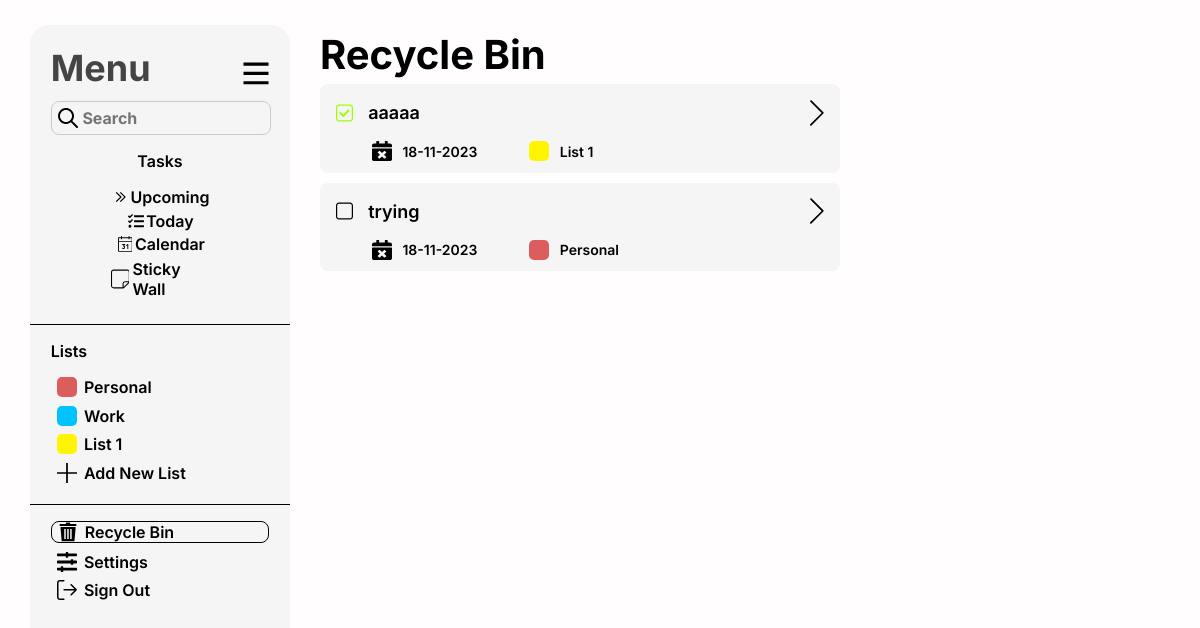
The page /index/todo_page/RecycleBin on the database as committed earlier.
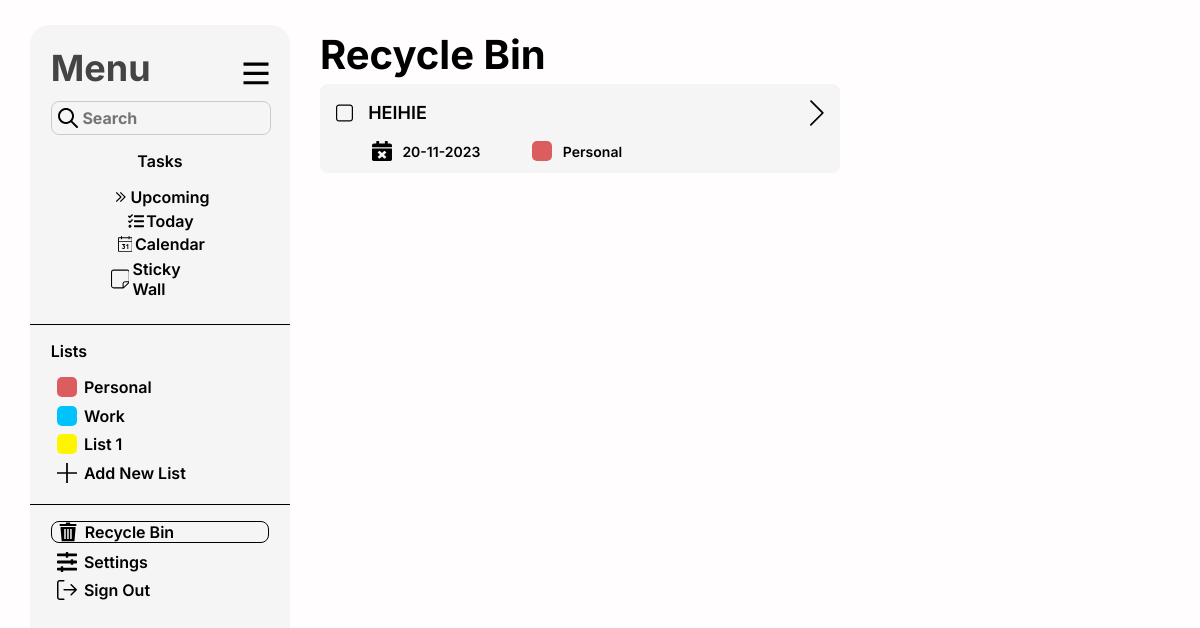
The same page on the database as committed later.
### playground/models.py (models this page shows, shortened)
class DeletedTask(models.Model):
    original_task = models.OneToOneField(Todo, on_delete=models.CASCADE, primary_key=True)
    deletion_date = models.DateTimeField(auto_now_add=True)

class Todo(models.Model):
    date_created = models.DateField()
    due_date = models.DateField(default='0000-00-00')
    task_Text = models.CharField(max_length=50)
    task_Descr = models.CharField(default='Default Decription',max_length=150)
    task_List = models.CharField(default='List 1', max_length=10)
    task_Progress = models.CharField(default='Incomplete',max_length=15)
    isDone = models.BooleanField(default=False)
    is_in_recycle_bin = models.BooleanField(default=False)

### playground/views.py (the view)
# urls.py: path('index/todo_page/RecycleBin', views.view_RecycleBin, name="RecycleBin_page"),
def view_RecycleBin(request):
    Recycled_Tasks = DeletedTask.objects.all()
    return render(request, 'RecycleBin.html',{'Recycled_Tasks':Recycled_Tasks})

### playground/templates/RecycleBin.html (shortened to what this page needs)
{% extends 'base_layout.html' %}
{% load static %}
{% block Selected_RecycleBin %}class="Selected"{% endblock %}
{% block Active %}
      <div class="Active">
        <h1 class="Title">Recycle Bin</h1>
        <div class="Upcoming-Tasks">
          {% for task in Recycled_Tasks %}
          <div class="Upcoming-Task" id="Upcoming-Task" task_id="{{task.pk}}">
            <div class="task_txt_div" data-task-id="{{task.pk}}">
                {% if task.original_task.isDone %}
                <svg id="isDone-Icon" class="isDone-Icon" task_id="{{task.pk}}" xmlns="http://www.w3.org/2000/svg" width="20" height="20" viewBox="0 0 20 20" fill="none">
                    <path d="M3.53811 0C1.59417 0 0 1.58715 0 3.54143L0 16.4586C0 18.4129 1.59417 20 3.53811 20H16.4619C18.4058 20 20 18.4129 20 16.4586V3.54143C20 1.58715 18.4058 0 16.4619 0L3.53811 0ZM3.53811 1.42286H16.4619C17.6569 1.42286 18.5884 2.35715 18.5884 3.54143V16.4586C18.5884 17.6429 17.6569 18.5771 16.4619 18.5771H3.53811C3.25981 18.5819 2.9834 18.5305 2.72503 18.4261C2.46665 18.3217 2.23151 18.1662 2.03344 17.9689C1.83538 17.7716 1.67843 17.5364 1.57164 17.277C1.46485 17.0177 1.41043 16.7394 1.4116 16.4586V3.54143C1.4116 2.35715 2.34315 1.42286 3.53811 1.42286Z" fill="#9EFF00"/>
                    <path d="M8.01851 14.6496L4.17326 10.8044C3.94225 10.5734 3.94225 10.1988 4.17326 9.96776L5.00986 9.13114C5.24087 8.9001 5.61546 8.9001 5.84647 9.13114L8.43682 11.7215L13.985 6.17326C14.2161 5.94225 14.5906 5.94225 14.8217 6.17326L15.6583 7.00988C15.8893 7.24089 15.8893 7.61546 15.6583 7.8465L8.85513 14.6496C8.62409 14.8807 8.24952 14.8807 8.01851 14.6496Z" fill="#9EFF00"/>
                </svg>
                {% else %}
                <svg id="isDone-Icon" class="isDone-Icon" task_id="{{task.pk}}" xmlns="http://www.w3.org/2000/svg" width="20" height="20" viewBox="0 0 20 20" fill="none">
                    <path d="M3.53811 0C1.59417 0 0 1.58715 0 3.54143L0 16.4586C0 18.4129 1.59417 20 3.53811 20H16.4619C18.4058 20 20 18.4129 20 16.4586V3.54143C20 1.58715 18.4058 0 16.4619 0L3.53811 0ZM3.53811 1.42286H16.4619C17.6569 1.42286 18.5884 2.35715 18.5884 3.54143V16.4586C18.5884 17.6429 17.6569 18.5771 16.4619 18.5771H3.53811C3.25981 18.5819 2.9834 18.5305 2.72503 18.4261C2.46665 18.3217 2.23151 18.1662 2.03344 17.9689C1.83538 17.7716 1.67843 17.5364 1.57164 17.277C1.46485 17.0177 1.41043 16.7394 1.4116 16.4586V3.54143C1.4116 2.35715 2.34315 1.42286 3.53811 1.42286Z" />
                </svg>
                {% endif %}
                <p class="task-txt" style="font-size: 18px;">{{ task.original_task.task_Text }}</p>
              </div>
              <div class="infoSup-div">
                <p class="infoSup-txts">{{ task.original_task.due_date|date:'d-m-Y' }}</p>
                  <div class="infoSup-Icons" style="width: 20px;height: 20px;border-radius: 5px;background: #00C2FF;"></div>
                  <p class="infoSup-txts">{{ task.original_task.task_List }}</p>
              </div>
          </div>
          {% endfor %}
        </div>
      </div>
{% endblock %}

### playground/templates/base_layout.html (shortened to what this page needs)
<!DOCTYPE html>
<html lang="en">
  <head>
    {% load static %}
    {% block style %}<link rel="stylesheet" href="{% static 'MainLight.css' %}" />{% endblock %}
    <link
      rel="stylesheet"
      href="//code.jquery.com/ui/1.12.1/themes/base/jquery-ui.css"
    />
  </head>
  <body>
    <div class="container">
      <div class="LeftBarBG">
        <div class="LeftBarContent">
          <div class="Menu">
            <p>Menu</p>
            <svg
              class="menu-icon"
              xmlns="http://www.w3.org/2000/svg"
              width="26"
              height="23"
              viewBox="0 0 26 23"
              fill="none"
            >
              <path d="M0.501953 0.5V3.625H25.502V0.5H0.501953ZM0.501953 9.78125V12.9063H25.502V9.78125H0.501953ZM0.501953 19.1563V22.2813H25.502V19.1563H0.501953Z"/>
            </svg>
          </div>
          <div class="Search-Bar">
            <input placeholder="Search" />
          </div>
          <div class="Tasks">
            <ul class="Tasks-List">
              <p>Tasks</p>
              <li class="li-elements" {% block Selected_Upcoming %}{% endblock %}>
                <a href="{% url 'upcoming_page' %}">
                  Upcoming</a
                >
              </li>
              <li class="li-elements" {% block Selected_Today %}{% endblock %}>
                <a href="{% url 'today_page' %}">
                  Today</a
                >
              </li>
              <li class="li-elements" {% block Selected_Calendar %}{% endblock %}>
                <a href="{% url 'calendar_page' %}">
                  Calendar</a
                >
              </li>
              <li class="li-elements"  {% block Selected_StickyWall %}{% endblock %}>
                <a href="{% url 'stickywall_page' %}">
                    Sticky Wall</a
                >
              </li>
            </ul>
          </div>
        </div>
        <div class="Line"></div>
        <div class="LeftBarContent2">
          <div class="Lists">
            <ul class="Lists-List">
              <p>Lists</p>
              <li class="li-elements" id="List-Info" >
                <a href="#"><svg class="Lists-Icons" style="background: #dc5d5d"></svg>Personal</a>
              </li>
              <li class="li-elements" id="List-Info" >
                <a href="#"><svg class="Lists-Icons" style="background: #00c2ff"></svg>Work</a>
              </li>
              <li class="li-elements" id="List-Info" >
                <a href="#"><svg class="Lists-Icons" style="background: #fff500"></svg>List 1</a>
              </li>
              <li class="li-elements" >
                <a href="#"
                  ><svg
                    class="Lists-Icons"
                    xmlns="http://www.w3.org/2000/svg"
                    width="20"
                    height="20"
                    viewBox="0 0 20 20"
                    fill="none"
                  >
                    <path
                      d="M20.002 9.13043H10.8715V0L9.13239 0V9.13043H0.00195313L0.00195313 10.8696H9.13239V20H10.8715V10.8696H20.002V9.13043Z"
                    /></svg>Add New List</a
                >
              </li>
            </ul>
          </div>
        </div>
        <div class="Line"></div>
        <div class="LeftBarContent3">
          <div class="Options">
            <ul class="Options-List">
                <li  class="li-elements" >
                    <a href="{% url 'RecycleBin_page' %}" {% block Selected_RecycleBin %}{% endblock %}>
                          Recycle Bin
                    </a>
                  </li>
              <li  class="li-elements" >
                <a href="#">
                    Settings
                </a>
              </li>
              <li  class="li-elements">
                <a href="#">
                    Sign Out</a
                >
              </li>
            </ul>
          </div>
        </div>
      </div>
{% block Active %}{% endblock %}
    </div>
  </body>
</html>

### playground/static/MainLight.css (style rules this page uses)
.container { display: grid; grid-template-columns: 0.8fr 1.3fr 0.9fr; grid-template-rows: 1fr; gap: 0px 0px; grid-template-areas: "LeftBarBG Active RightBarBG"; }
.Active { grid-area: Active; }
a { text-decoration: none; color: #000; }
svg { fill: #000; }
.LeftBarBG { grid-area: LeftBarBG; flex-shrink: 0; border-radius: 20px; margin: 25px 30px; background: #F5F5F5; overflow-y: auto; scrollbar-width: thin; scrollbar-color: #888 #f0f0f0; }
.LeftBarContent { position: absolute; margin: 8%; display: flex; flex-direction: column; }
.Menu { display: flex; justify-content: space-between; align-items: center; }
.Menu p { margin: 0 0 5% 0; padding: 0; color: var(--Color, #444444); font-family: Inter; font-size: 36px; font-style: normal; font-weight: 700; line-height: normal; }
.Search-Bar { display: flex; justify-content: space-between; align-items: center; width: 100%; height: 2em; flex-shrink: 0; border-radius: 8px; border: 1px solid var(--Color, #CCC9C9); background: #f5f5f5; }
.Search-Bar svg { margin-left: 3%; fill: #000; }
.Search-Bar input { margin: 0; padding: 0; color: #000; width: 86%; height: 20px; border: none; flex-shrink: 0; font-family: Inter; font-size: 16px; font-style: normal; font-weight: 700; line-height: normal; background: #f5f5f5; }
.Tasks { margin: 0; color: #000; }
.Tasks-List { margin: 0; padding: 0; list-style: none; justify-items: center; color: #000; }
.li-elements { padding: 0; margin: 0; list-style: none; }
.li-elements a { display: flex; align-items: center; margin-bottom: 4%; }
.Tasks-Icons, .Lists-Icons, .Options-Icons { margin-left: 3%; margin-right: 3%; fill: #000; }
.Selected { border-radius: 8px; border: 1px solid #000; }
.Line { width: 100%; height: 1px; background: #000000; }
.LeftBarContent2 { margin: 0% 8% 8% 8%; }
.Lists-List { padding: 0; margin: 0%; list-style: none; }
.Lists-Icons { border-radius: 5px; width: 20px; height: 20px; }
.LeftBarContent3 { display: flex; flex-direction: column; margin:0% 8% 0% 8%; }
.Options-List { padding: 0; list-style: none; }
.Title { margin: 0%; font-size: 40px; }
.task_txt_div { display: flex; align-items: center; justify-content: space-between; width: 100%; }
.isDone-Icon { margin-left: 3%; margin-right: 3%; transition: transform 0.3s ease-in-out; fill: #000; }
html, body , .container { height: 100%; margin: 0; background: #FFFDFD; color: #FFF; font-family: 'Inter', sans-serif; font-weight: 600; }
.Active { display: flex; flex-direction: column; margin-top: 30px; margin-bottom: 30px; color: #000; }
.Title { margin: 0%; }
.Upcoming-Tasks { display: flex; flex-direction: column; }
.Upcoming-Task { display: flex; flex-direction: column; margin: 1% 0 1% 0; width: 100%; border-radius: 8px; border-bottom: 1px solid #F5F5F5; background: #F5F5F5; align-items: center; }
.task-txt { width: 100%; }
.isDone-Icon { margin-left: 3%; margin-right: 3%; transition: transform 0.3s ease-in-out; }
.Arrow-Icon { margin-right: 3%; }
.infoSup-div { display: flex; width: 100%; align-items: center; margin-bottom: 2%; }
.infoSup-Icons { margin-left: 10%; margin-right: 2%; }
.infoSup-txts { margin:0; font-size: 14px; }
p, h1, h2,label { color: #000; }
.container * { position: relative; }

Rows that differ between the two databases and show on the page:
removed DeletedTask: original_task.task_Text "aaaaa", original_task.due_date "18-11-2023", original_task.task_List "List 1"
removed DeletedTask: original_task.task_Text "trying", original_task.due_date "18-11-2023", original_task.task_List "Personal"
added DeletedTask: original_task.task_Text "HEIHIE", original_task.due_date "20-11-2023", original_task.task_List "Personal"
